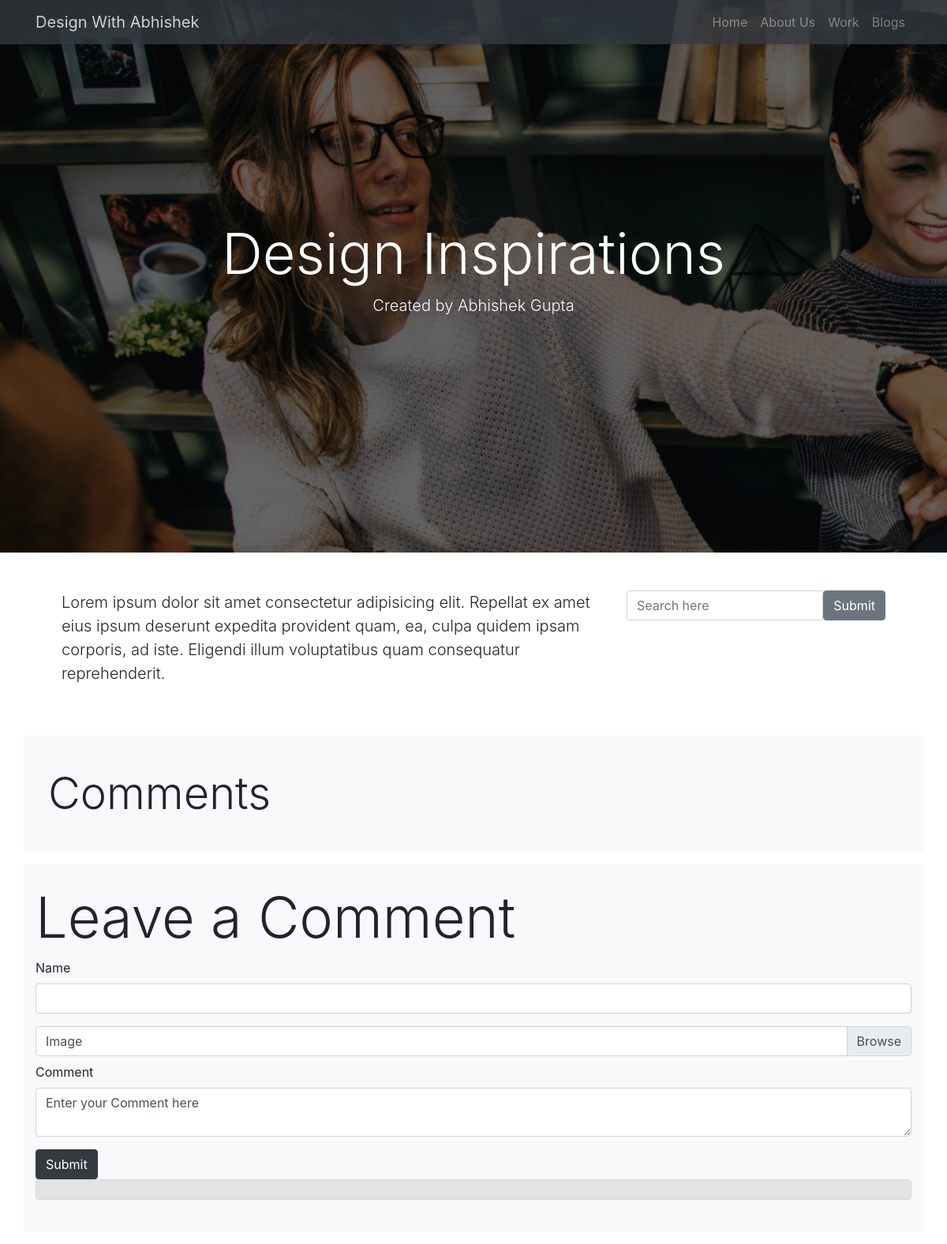
Page /blog/3 on the committed database.
### blog/models.py (models this page shows, shortened)
class Post(models.Model):
    title=models.CharField(max_length=50)
    author=models.CharField(max_length=50)
    created=models.DateTimeField(timezone.now())
    content=models.TextField()
    image=models.ImageField(upload_to='post')

### blog/views.py (the view)
# urls.py: path('<int:num>',blog_detail,name='blog_detail')
def blog_detail(request,num):
    blog_detail=Post.objects.get(id=num)
    comments_list=Comments.objects.filter(post=blog_detail)
    context={
        'blog_detail':blog_detail,
        'comments':comments_list
    }
    if request.method == 'POST':
        newform=CommentForm(request.POST,request.FILES)
        if newform.is_valid():
            new_comment=newform.save(commit=False)
            new_comment.post=blog_detail
            new_comment.save()
            messages.success(request,'Thanks for your feedback')
            return render(request, 'blog/blog_details.html', context)
        else:
            messages.success(request,('There is a problem please try again '))
            return render(request, 'blog/blog_details.html', context)
    else:
        return render(request, 'blog/blog_details.html', context)

### blog/templates/blog/blog_details.html (shortened to what this page needs)
<!DOCTYPE html>
{% load static %}
<html lang="en">
  <head>
    <link
      rel="stylesheet"
      href="https://stackpath.bootstrapcdn.com/font-awesome/4.7.0/css/font-awesome.min.css"
    />
    <link
      rel="stylesheet"
      href="https://stackpath.bootstrapcdn.com/bootstrap/4.3.1/css/bootstrap.min.css"
    />
    <link rel="stylesheet" href="{% static 'static_files/css/styles.css' %}" />
  </head>
  <body>
    <nav class="navbar navbar-dark bg-dark navbar-expand-sm fixed-top">
      <div class="container">
        <a href="#" class="navbar-brand">Design With Abhishek</a>
        <div class="navbar-collapse collapse" id="mynavbar">
          <ul class="navbar-nav ml-auto">
            <li class="nav-item">
              <a href="" class="nav-link">Home</a>
            </li>
            <li class="nav-item">
              <a href="" class="nav-link">About Us</a>
            </li>
            <li class="nav-item">
              <a href="" class="nav-link">Work</a>
            </li>
            <li class="nav-item">
              <a href="" class="nav-link">Blogs</a>
            </li>
          </ul>
        </div>
      </div>
    </nav>
    <div id="main-section">
      <div class="section-overlay">
        <div class="main-section-inner py-5 container align-items-center">
          <div
            class="row p-5 align-items-center text-center"
            style="height:600px"
          >
            <div class="col-12 ">
              <h1 class="display-3 text-white">{{blog_detail.title}}</h1>
              <p class="lead text-light">Created by {{blog_detail.author}}</p>
            </div>
          </div>
        </div>
      </div>
    </div>
    <section class="blog-content">
      <div class="container p-5">
        <div class="row">
          <div class="col-md-8">
            <p class="lead">
             {{blog_detail.content}}
            </p>
          </div>
          <div class="col-md-4">
            <form action="{% url 'blog:blog_list' %}">
              <div class="input-group">
                <input type="search" class="form-control" name="q" placeholder="Search here">
                <input type="submit" class="btn btn-secondary">
              </div>
            </form>
          </div>
        </div>
      </div>
    </section>
    <section class="comment-section">
      <div class="container bg-light">
        <div class="row p-3">
          <div class="col">
            <h3 class="display-4 my-4">Comments</h3>
          </div>
        </div>
        </div>
      <div class="container bg-light py-4 my-3">
        <div class="row">
          <div class="col">
            <h1 class="display-3">Leave a Comment</h1>
            <form action="{% url 'blog:blog_detail' blog_detail.id %}"  enctype='multipart/form-data' method="POST">
                <div class="form-group">
              <label for="name">Name</label>
              <input type="text" class="form-control" name="name">
            </div>
            <div class="custom-file">
              <label for="image" class="custom-file-label">Image</label>
            </div>
              <div class="form-group mt-2">
               <label for="content">Comment</label>
               <textarea class="form-control" name="content" >Enter your Comment here</textarea>
              </div>
              <button class="btn btn-dark" type="submit" >Submit</button>
            </form>
              <div class="alert alert-secondary">
              </div>
          </div>
      </div>
      </div>
    </section>
  </body>
</html>

### static/static_files/css/styles.css (style rules this page uses)
body { padding: 0; margin: 0; width: 100%; }
#main-section { background: url(../img/adult-cheerful-coffee-1083623.jpg); background-size: cover; min-height: 700px; background-attachment: fixed; background-repeat: no-repeat; }
.navbar { opacity: 0.8; }
#main-section .section-overlay { position: absolute; top: 0; left: 0; width: 100%; background-color: rgba(0, 0, 0, 0.6); min-height: 700px; }

### rows in the picture
Post: title "Design Inspirations", author "Abhishek Gupta", content "Lorem ipsum dolor sit amet consectetur adipisicing elit. Repellat ex amet eius ipsum deserunt expedita provident quam, ea, culpa quidem ipsam corporis, ad iste. Eligendi illum voluptatibus quam consequatur reprehenderit."
